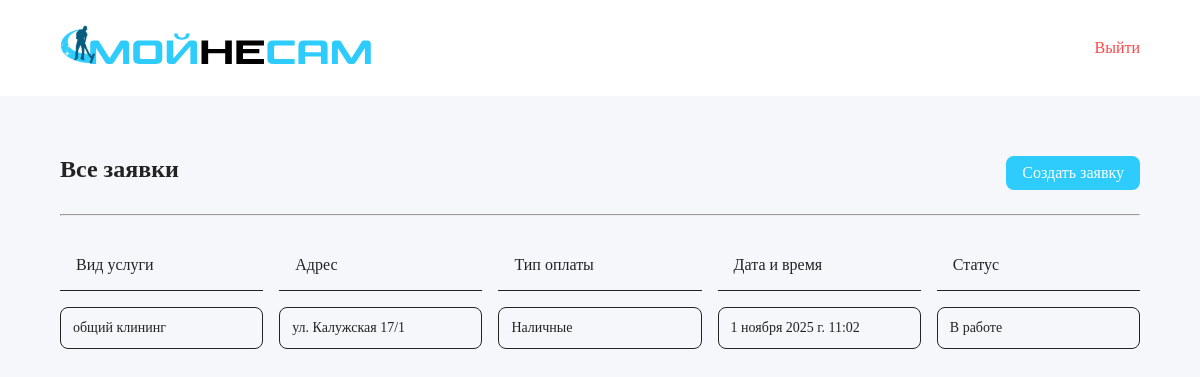
Before: / (signed in) with the older database file.
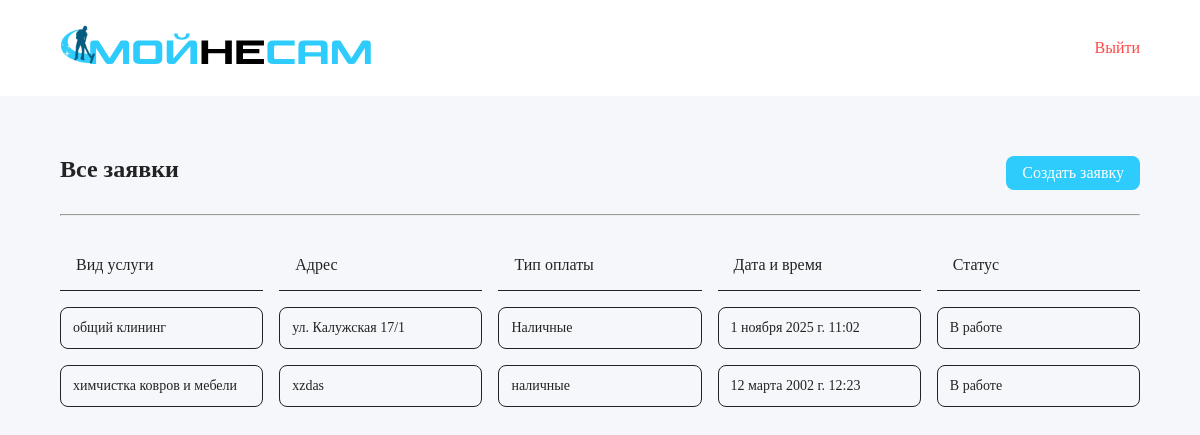
After: the same page with the newer database file.
### appModels/models.py (models this page shows)
class Order(models.Model):
    user = models.ForeignKey(
        User,
        verbose_name="Пользователь",
        on_delete=models.CASCADE
    )
    address = models.CharField(
        verbose_name="Адрес"
    )
    dtime = models.DateTimeField(
        verbose_name="Дата и время"
    )
    service = models.ForeignKey(
        Service,
        verbose_name="Услуга",
        on_delete=models.CASCADE
    )
    method_pay = models.CharField(
        verbose_name="Способ оплаты",
        max_length=120,
        choices=[
            ("Наличные", "Наличные"),
            ("Карта", "Карта")
        ],
        default="Наличные"
    )
    status = models.CharField(
        verbose_name="Статус",
        max_length=120,
        choices=[
            ("В работе", "В работе"),
            ("Выполнено", "Выполнено"),
            ("Отменено", "Отменено")
        ],
        default="В работе"
    )
    class Meta:
        verbose_name = "заказ"
        verbose_name_plural = "Заказы"

class Service(models.Model):
    title = models.CharField(
        verbose_name="Название услуги"
    )
    def __str__(self):
        return self.title
    class Meta:
        verbose_name = "услугу"
        verbose_name_plural = "Услуги"

### appRequest/views.py (the view)
# urls.py: path('', views.PersonalAccountPage.as_view()),
class PersonalAccountPage(View):
    def get(self, request):
        if not request.user.is_authenticated:
            return redirect('/auth/')
        if request.user.is_staff:
            return redirect('/admin/')
        orders = Order.objects.filter(user=request.user).order_by('-dtime')
        return render(request, 'account/index.html', {
            'orders': orders
        })

### templates/account/index.html (shortened to what this page needs)
{% extends 'base.html' %}
{% load static %}
{% block content %}
  <header class="header">
    <img src="{% static 'img/logo.svg' %}" class="header-logo" />
    <a href="" class="header-exit">Выйти</a>
  </header>
  <div class="container">
    <div class="container__head">
      <h2 class="container__head-title">Все заявки</h2>
      <a class="container__head-button" href="/form/">Создать заявку</a>
    </div>
    <hr />
    <div class="container__history">
      <div class="container__history-cols">
        <span>Вид услуги</span>
        <span>Адрес</span>
        <span>Тип оплаты</span>
        <span>Дата и время</span>
        <span>Статус</span>
      </div>
      <div class="container__history-rows">
        {% for order in orders %}
            <div class="row">
                <span>{{order.service}}</span>
                <span>{{order.address}}</span>
                <span>{{order.method_pay}}</span>
                <span>{{order.dtime}}</span>
                <span>{{order.status}}</span>
            </div>
        {% endfor %}
      </div>
    </div>
  </div>
{% endblock %}

### templates/base.html (shortened to what this page needs)
{% load static %}
<!DOCTYPE html>
<html lang="ru">
<head>
    <link rel="stylesheet" href="{% static 'css/style.css' %}">
</head>
<body>
    {% block content %}{% endblock %}
</body>
</html>

### static/css/style.css (style rules this page uses)
:root { --primary-color: #2DCCFC; --base-color: #232323; --red-color: #FF4747; }
* { box-sizing: border-box; padding: 0; margin: 0; font-family: 'Gilroy'; color: var(--base-color); }
body, html { height: 100%; background-color: #f5f7fa; }
.header { padding: 24px 60px; display: flex; justify-content: space-between; align-items: center; width: 100%; background-color: white; }
.container { margin-top: 60px; width: 100%; padding: 0 60px; display: flex; flex-direction: column; gap: 24px; }
.container__head { display: flex; justify-content: space-between; flex-wrap: wrap; gap: 24px; }
.container__head-button { text-decoration: none; cursor: pointer; color: white; background-color: var(--primary-color); font-size: 16px; border: none; border-radius: 8px; padding: 8px 16px; }
.container__history { overflow: auto; display: flex; flex-direction: column; gap: 16px; }
.container__history-cols { display: grid; grid-template-columns: repeat(5, 1fr); gap: 16px; }
.container__history-cols span { padding: 16px; border-bottom: 1px solid var(--base-color); font-weight: 500; font-size: 16px; text-wrap: nowrap; }
.container__history-rows { display: flex; flex-direction: column; gap: 16px; }
.container__history-rows .row { display: grid; grid-template-columns: repeat(5, 1fr); gap: 16px; }
.container__history-rows .row span { font-size: 14px; border: 1px solid var(--base-color); border-radius: 8px; padding: 12px; text-wrap: nowrap; }
.header-exit { cursor: pointer; color: #FF4747; text-decoration: none; font-size: 16px; }

Changed rows visible on the page:
added Order: service "химчистка ковров и мебели", address "xzdas", method_pay "наличные", dtime "12 марта 2002 г. 12:23", status "В работе"
